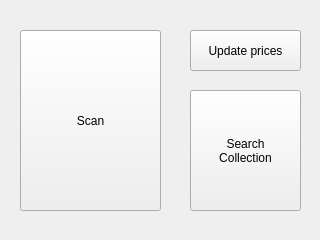
<?xml version="1.0" encoding="UTF-8"?>
<ui version="4.0">
 <class>MainWindow</class>
 <widget class="QMainWindow" name="MainWindow">
  <property name="geometry">
   <rect>
    <x>0</x>
    <y>0</y>
    <width>320</width>
    <height>240</height>
   </rect>
  </property>
  <property name="sizePolicy">
   <sizepolicy hsizetype="Fixed" vsizetype="Fixed">
    <horstretch>0</horstretch>
    <verstretch>0</verstretch>
   </sizepolicy>
  </property>
  <property name="minimumSize">
   <size>
    <width>320</width>
    <height>240</height>
   </size>
  </property>
  <property name="maximumSize">
   <size>
    <width>320</width>
    <height>240</height>
   </size>
  </property>
  <property name="baseSize">
   <size>
    <width>320</width>
    <height>240</height>
   </size>
  </property>
  <property name="windowTitle">
   <string>MainWindow</string>
  </property>
  <property name="animated">
   <bool>true</bool>
  </property>
  <widget class="QWidget" name="centralwidget">
   <widget class="QPushButton" name="pushButton">
    <property name="geometry">
     <rect>
      <x>20</x>
      <y>30</y>
      <width>141</width>
      <height>181</height>
     </rect>
    </property>
    <property name="sizePolicy">
     <sizepolicy hsizetype="Minimum" vsizetype="Preferred">
      <horstretch>0</horstretch>
      <verstretch>0</verstretch>
     </sizepolicy>
    </property>
    <property name="text">
     <string>Scan</string>
    </property>
   </widget>
   <widget class="QPushButton" name="pushButton_2">
    <property name="geometry">
     <rect>
      <x>190</x>
      <y>90</y>
      <width>111</width>
      <height>121</height>
     </rect>
    </property>
    <property name="text">
     <string>Search
Collection</string>
    </property>
   </widget>
   <widget class="QPushButton" name="pushButton_3">
    <property name="geometry">
     <rect>
      <x>190</x>
      <y>30</y>
      <width>111</width>
      <height>41</height>
     </rect>
    </property>
    <property name="text">
     <string>Update prices</string>
    </property>
   </widget>
  </widget>
 </widget>
 <resources/>
 <connections/>
</ui>
